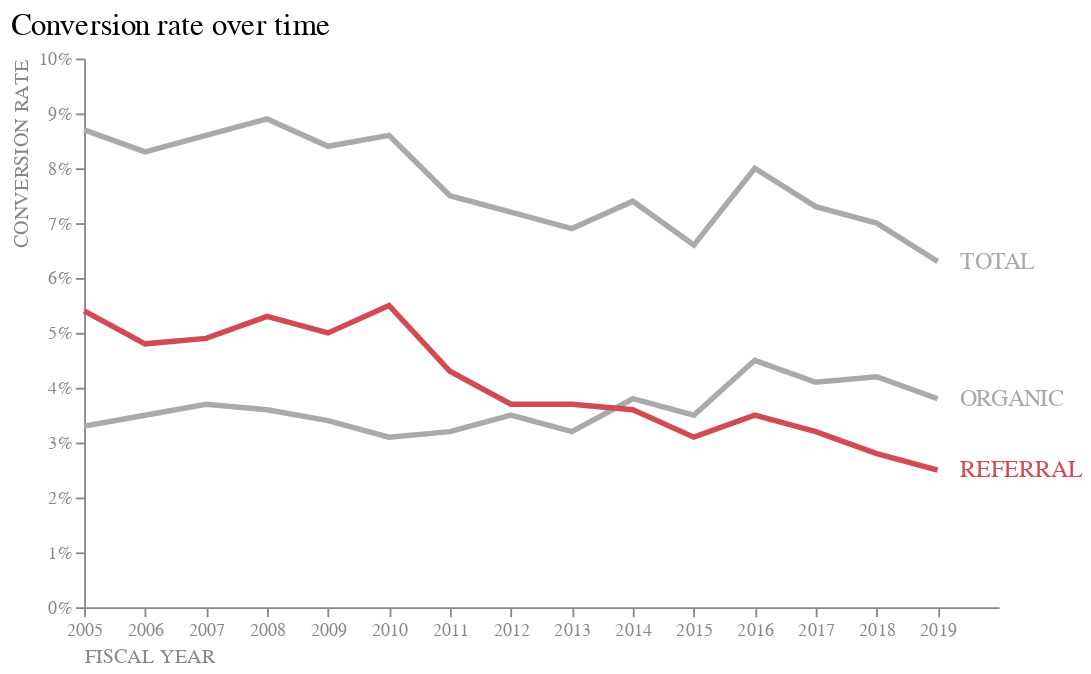

Here is the notebook cell this chart was saved with:
### Markdown cell above
![Alt text](\Images\4_3i.png)

### Code cell
line_red = alt.Chart(melted_table, title = alt.Title('Conversion rate over time', 
                                          fontWeight = 'normal', 
                                          anchor = 'start', 
                                          fontSize = 17)).mark_line(strokeWidth = 3).encode(
    x = alt.X('YEAR:O',
              axis = alt.Axis(labelAngle = 0, labelColor = '#888888', 
                              titleColor = '#888888', titleAnchor = 'start', 
                              titleFontWeight = 'normal'),
              title = 'FISCAL YEAR',
              scale = alt.Scale(align = 0)), 
    y = alt.Y('Value',
              axis = alt.Axis(grid = False, titleAnchor = 'end', 
                              labelColor = "#888888", titleColor = '#888888', 
                              titleFontWeight = 'normal', format = "%"), 
              title = "CONVERSION RATE",
              scale = alt.Scale(domain = [0, 0.1])
              ),
    color = alt.Color("Metric", scale = alt.Scale(range = ["#aaaaaa", '#d24b53', "#aaaaaa"]), legend = None),
    ).properties(width = 500)

text_red = alt.Chart(melted_table).mark_text(align='left', baseline='middle', dx = 20, size = 13).encode(
    x = alt.X('YEAR', aggregate = 'max', axis = None),
    y = alt.Y('Value', aggregate = {'argmax': 'YEAR'}),
    text = 'Metric',
    color = alt.Color("Metric", scale = alt.Scale(range = ["#aaaaaa", '#d24b53', "#aaaaaa"]), legend = None),

)

final = line_red + text_red
final.configure_view(stroke = None)

### Figure 1 — Vega-Lite specification as saved in the notebook (floating-point values rounded to 4 significant figures)
{"config": {"view": {"continuousWidth": 300, "continuousHeight": 300, "stroke": null}}, "layer": [{"mark": {"type": "line", "strokeWidth": 3}, "encoding": {"color": {"field": "Metric", "legend": null, "scale": {"range": ["#aaaaaa", "#d24b53", "#aaaaaa"]}, "type": "nominal"}, "x": {"axis": {"labelAngle": 0, "labelColor": "#888888", "titleAnchor": "start", "titleColor": "#888888", "titleFontWeight": "normal"}, "field": "YEAR", "scale": {"align": 0}, "title": "FISCAL YEAR", "type": "ordinal"}, "y": {"axis": {"format": "%", "grid": false, "labelColor": "#888888", "titleAnchor": "end", "titleColor": "#888888", "titleFontWeight": "normal"}, "field": "Value", "scale": {"domain": [0, 0.1]}, "title": "CONVERSION RATE", "type": "quantitative"}}, "title": {"text": "Conversion rate over time", "anchor": "start", "fontSize": 17, "fontWeight": "normal"}}, {"mark": {"type": "text", "align": "left", "baseline": "middle", "dx": 20, "size": 13}, "encoding": {"color": {"field": "Metric", "legend": null, "scale": {"range": ["#aaaaaa", "#d24b53", "#aaaaaa"]}, "type": "nominal"}, "text": {"field": "Metric", "type": "nominal"}, "x": {"aggregate": "max", "axis": null, "field": "YEAR", "type": "quantitative"}, "y": {"aggregate": {"argmax": "YEAR"}, "field": "Value", "type": "quantitative"}}}], "data": {"name": "data-79200e94ab13e17b934630c35a39db52"}, "width": 500, "$schema": "https://vega.github.io/schema/vega-lite/v5.15.1.json", "datasets": {"data-79200e94ab13e17b934630c35a39db52": [{"YEAR": 2005, "Metric": "TOTAL", "Value": 0.087}, {"YEAR": 2006, "Metric": "TOTAL", "Value": 0.083}, {"YEAR": 2007, "Metric": "TOTAL", "Value": 0.086}, {"YEAR": 2008, "Metric": "TOTAL", "Value": 0.089}, {"YEAR": 2009, "Metric": "TOTAL", "Value": 0.084}, {"YEAR": 2010, "Metric": "TOTAL", "Value": 0.086}, {"YEAR": 2011, "Metric": "TOTAL", "Value": 0.075}, {"YEAR": 2012, "Metric": "TOTAL", "Value": 0.072}, {"YEAR": 2013, "Metric": "TOTAL", "Value": 0.069}, {"YEAR": 2014, "Metric": "TOTAL", "Value": 0.074}, {"YEAR": 2015, "Metric": "TOTAL", "Value": 0.066}, {"YEAR": 2016, "Metric": "TOTAL", "Value": 0.08}, {"YEAR": 2017, "Metric": "TOTAL", "Value": 0.073}, {"YEAR": 2018, "Metric": "TOTAL", "Value": 0.07}, {"YEAR": 2019, "Metric": "TOTAL", "Value": 0.063}, {"YEAR": 2005, "Metric": "ORGANIC", "Value": 0.033}, {"YEAR": 2006, "Metric": "ORGANIC", "Value": 0.035}, {"YEAR": 2007, "Metric": "ORGANIC", "Value": 0.037}, {"YEAR": 2008, "Metric": "ORGANIC", "Value": 0.036}, {"YEAR": 2009, "Metric": "ORGANIC", "Value": 0.034}, {"YEAR": 2010, "Metric": "ORGANIC", "Value": 0.031}, {"YEAR": 2011, "Metric": "ORGANIC", "Value": 0.032}, {"YEAR": 2012, "Metric": "ORGANIC", "Value": 0.035}, {"YEAR": 2013, "Metric": "ORGANIC", "Value": 0.032}, {"YEAR": 2014, "Metric": "ORGANIC", "Value": 0.038}, {"YEAR": 2015, "Metric": "ORGANIC", "Value": 0.035}, {"YEAR": 2016, "Metric": "ORGANIC", "Value": 0.045}, {"YEAR": 2017, "Metric": "ORGANIC", "Value": 0.041}, {"YEAR": 2018, "Metric": "ORGANIC", "Value": 0.042}, {"YEAR": 2019, "Metric": "ORGANIC", "Value": 0.038}, {"YEAR": 2005, "Metric": "REFERRAL", "Value": 0.054}, {"YEAR": 2006, "Metric": "REFERRAL", "Value": 0.048}, {"YEAR": 2007, "Metric": "REFERRAL", "Value": 0.049}, {"YEAR": 2008, "Metric": "REFERRAL", "Value": 0.053}, {"YEAR": 2009, "Metric": "REFERRAL", "Value": 0.05}, {"YEAR": 2010, "Metric": "REFERRAL", "Value": 0.055}, {"YEAR": 2011, "Metric": "REFERRAL", "Value": 0.043}, {"YEAR": 2012, "Metric": "REFERRAL", "Value": 0.037}, {"YEAR": 2013, "Metric": "REFERRAL", "Value": 0.037}, {"YEAR": 2014, "Metric": "REFERRAL", "Value": 0.036}, {"YEAR": 2015, "Metric": "REFERRAL", "Value": 0.031}, {"YEAR": 2016, "Metric": "REFERRAL", "Value": 0.035}, {"YEAR": 2017, "Metric": "REFERRAL", "Value": 0.032}, {"YEAR": 2018, "Metric": "REFERRAL", "Value": 0.028}, {"YEAR": 2019, "Metric": "REFERRAL", "Value": 0.025}]}}
